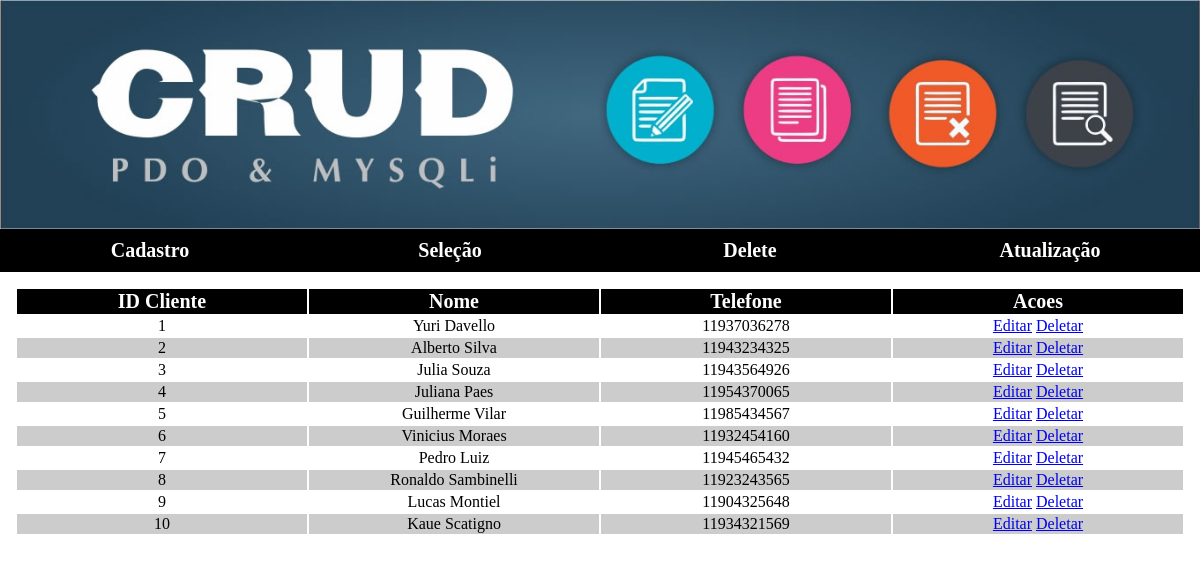
The app's page /Selecao/SelecaoCliente.php with its own data.
### tables this page shows
CREATE TABLE `tbcliente` (
  `id_cliente` int(3) NOT NULL,
  `nome_cliente` varchar(99) NOT NULL,
  `telefone_cliente` varchar(15) NOT NULL
);

### Classes/statements.php (called while the page is built, shortened)
<?php
class ClassStatement extends ClassConexao{
private $Resultado;
private function preparedStatements($Query, $Tipos, $Parametros)
{
    $Con=$this->conectaDB();
    $this->Crud=$Con->prepare($Query);
    $this->Crud->execute();
    $this->Resultado=$this->Crud->get_result();
}
private function countParametros($Parametros)
{
    $this->Contador=count($Parametros);
}
public function selectDB($Campos , $Tabela , $Condicao , $Tipos , $Parametros){
    $this->preparedStatements("select {$Campos} from {$Tabela} {$Condicao}",$Tipos,$Parametros);
    return $this->Resultado;
}
}
?>

### Selecao/SelecaoCliente.php (the view, shortened to what this page needs)
<!doctype html>
<html lang="pt-br">
<head>
    <link rel="stylesheet" href="../Estilo/CSS.css">
</head>
<body>
    <div class="Banner">
        <img src="../Imagens/Banner.jpg" alt="Banner Crud">
    </div>
    <div class="Nav">
        <li><a href="../Cadastros/cadastrocliente.php">Cadastro</a></li>
        <li><a href="../Selecao/SelecaoCliente.php">Seleção</a></li>
        <li><a href="delete">Delete</a></li>
        <li><a href="atualizacao">Atualização</a></li>
    </div>
<?php
    include("../Classes/statements.php");
?>
<div class="Content">
<table class="TabelaCrud">
    <tr>
        <td>ID Cliente</td>
        <td>Nome</td>
        <td>Telefone</td>
        <td>Acoes</td>
    </tr>
    <?php
        $Crud=new ClassStatement();
        $BFetch=$Crud->selectDB(
            "*",
            "tbcliente",
            "",
            "",
            array()
        );
        while($Result=$BFetch->fetch_all()){
            foreach($Result as $Fetch) {
                ?>
                <tr>
                    <td><?php echo $Fetch[0]; ?></td>
                    <td><?php echo $Fetch[1]; ?></td>
                    <td><?php echo $Fetch[2]; ?></td>
                    <td>
                    <a href="<?php echo "../Cadastros/cadastrocliente.php?idp={$Fetch[0]}";?>">Editar</a>
                        <a class="Deletar" href="<?php echo "../Controllers/ControllerDeletarCliente.php?idc={$Fetch[0]}"; ?>">Deletar</a>
                    </td>
                </tr>
    <?php
            }
        }
    ?>
</table>
</div>

### Estilo/CSS.css (style rules this page uses)
* { margin: 0; box-sizing: border-box; }
.Banner { float:left; width: 100%; }
.Banner img { width: 100%; vertical-align: middle; }
.Nav { float:left; width: 100%; background: #000; }
.Nav li { float:left; width: 25%; text-align: center; list-style: none; }
.Nav a { display:block; width: 100%; padding: 10px 0; color:#fff; font-weight: bold; text-decoration: none; font-size: 20px; }
.Content { float:left; width: 100%; padding: 15px; }
.TabelaCrud { width: 100%; text-align: center; }
.TabelaCrud tr:nth-child(2n -1) { background: #CCC; }
.TabelaCrud tr:first-child { background: #000; color:#fff; font-weight: bold; font-size: 20px; }
.TabelaCrud td { width: 25%; }

### records on screen
tbcliente: id_cliente "10", nome_cliente "Kaue Scatigno", telefone_cliente "11934321569"
tbcliente: id_cliente "1", nome_cliente "Yuri Davello", telefone_cliente "11937036278"
tbcliente: id_cliente "2", nome_cliente "Alberto Silva", telefone_cliente "11943234325"
tbcliente: id_cliente "3", nome_cliente "Julia Souza", telefone_cliente "11943564926"
tbcliente: id_cliente "4", nome_cliente "Juliana Paes", telefone_cliente "11954370065"
tbcliente: id_cliente "5", nome_cliente "Guilherme Vilar", telefone_cliente "11985434567"
tbcliente: id_cliente "6", nome_cliente "Vinicius Moraes", telefone_cliente "11932454160"
tbcliente: id_cliente "7", nome_cliente "Pedro Luiz", telefone_cliente "11945465432"
tbcliente: id_cliente "8", nome_cliente "Ronaldo Sambinelli", telefone_cliente "11923243565"
tbcliente: id_cliente "9", nome_cliente "Lucas Montiel", telefone_cliente "11904325648"
